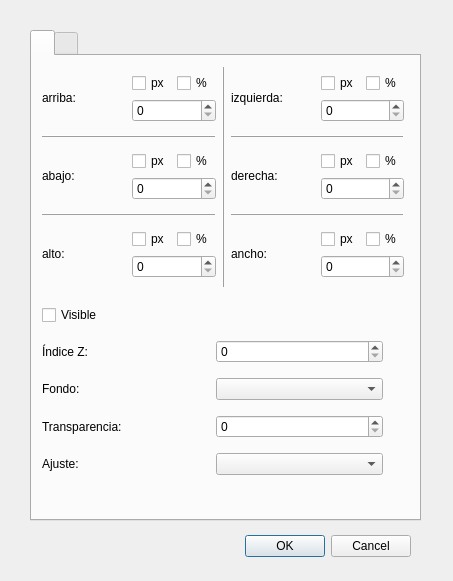
<?xml version="1.0" encoding="UTF-8"?>
<ui version="4.0">
 <class>VideoDescriptorAttr</class>
 <widget class="QDialog" name="VideoDescriptorAttr">
  <property name="geometry">
   <rect>
    <x>0</x>
    <y>0</y>
    <width>453</width>
    <height>581</height>
   </rect>
  </property>
  <property name="windowTitle">
   <string>Dialog</string>
  </property>
  <widget class="QDialogButtonBox" name="buttonBox">
   <property name="geometry">
    <rect>
     <x>70</x>
     <y>530</y>
     <width>341</width>
     <height>32</height>
    </rect>
   </property>
   <property name="orientation">
    <enum>Qt::Horizontal</enum>
   </property>
   <property name="standardButtons">
    <set>QDialogButtonBox::Cancel|QDialogButtonBox::Ok</set>
   </property>
  </widget>
  <widget class="QTabWidget" name="tabWidget">
   <property name="geometry">
    <rect>
     <x>30</x>
     <y>30</y>
     <width>391</width>
     <height>491</height>
    </rect>
   </property>
   <property name="currentIndex">
    <number>0</number>
   </property>
   <widget class="QWidget" name="tabWidgetPage1" native="true">
    <attribute name="title">
     <string/>
    </attribute>
    <widget class="QWidget" name="horizontalLayoutWidget_4">
     <property name="geometry">
      <rect>
       <x>10</x>
       <y>10</y>
       <width>362</width>
       <height>222</height>
      </rect>
     </property>
     <layout class="QHBoxLayout" name="horizontalLayout_17">
      <item>
       <layout class="QVBoxLayout" name="verticalLayout_8">
        <item>
         <layout class="QHBoxLayout" name="horizontalLayout_3">
          <item>
           <layout class="QVBoxLayout" name="topLayout">
            <item>
             <widget class="QLabel" name="label_5">
              <property name="text">
               <string>arriba:</string>
              </property>
             </widget>
            </item>
           </layout>
          </item>
          <item>
           <layout class="QVBoxLayout" name="verticalLayout_6">
            <item>
             <layout class="QHBoxLayout" name="horizontalLayout_7">
              <item>
               <widget class="QCheckBox" name="pxTop">
                <property name="text">
                 <string>px</string>
                </property>
               </widget>
              </item>
              <item>
               <widget class="QCheckBox" name="percentTop">
                <property name="text">
                 <string>%</string>
                </property>
               </widget>
              </item>
             </layout>
            </item>
            <item>
             <widget class="QSpinBox" name="topSB"/>
            </item>
           </layout>
          </item>
         </layout>
        </item>
        <item>
         <widget class="QFrame" name="frame_2">
          <property name="frameShape">
           <enum>QFrame::HLine</enum>
          </property>
          <property name="frameShadow">
           <enum>QFrame::Raised</enum>
          </property>
         </widget>
        </item>
        <item>
         <layout class="QHBoxLayout" name="horizontalLayout_4">
          <item>
           <layout class="QVBoxLayout" name="verticalLayout_10">
            <item>
             <widget class="QLabel" name="label_6">
              <property name="text">
               <string>abajo:</string>
              </property>
             </widget>
            </item>
           </layout>
          </item>
          <item>
           <layout class="QVBoxLayout" name="verticalLayout_7">
            <item>
             <layout class="QHBoxLayout" name="horizontalLayout_10">
              <item>
               <widget class="QCheckBox" name="pxBottom">
                <property name="text">
                 <string>px</string>
                </property>
               </widget>
              </item>
              <item>
               <widget class="QCheckBox" name="percentBottom">
                <property name="text">
                 <string>%</string>
                </property>
               </widget>
              </item>
             </layout>
            </item>
            <item>
             <widget class="QSpinBox" name="bottomSB"/>
            </item>
           </layout>
          </item>
         </layout>
        </item>
        <item>
         <widget class="QFrame" name="frame_3">
          <property name="frameShape">
           <enum>QFrame::HLine</enum>
          </property>
          <property name="frameShadow">
           <enum>QFrame::Raised</enum>
          </property>
         </widget>
        </item>
        <item>
         <layout class="QHBoxLayout" name="horizontalLayout_6">
          <item>
           <layout class="QVBoxLayout" name="heightLayout">
            <item>
             <widget class="QLabel" name="label_11">
              <property name="text">
               <string>alto:</string>
              </property>
             </widget>
            </item>
           </layout>
          </item>
          <item>
           <layout class="QVBoxLayout" name="verticalLayout_11">
            <item>
             <layout class="QHBoxLayout" name="horizontalLayout_13">
              <item>
               <widget class="QCheckBox" name="pxHeight">
                <property name="text">
                 <string>px</string>
                </property>
               </widget>
              </item>
              <item>
               <widget class="QCheckBox" name="percentHeight">
                <property name="text">
                 <string>%</string>
                </property>
               </widget>
              </item>
             </layout>
            </item>
            <item>
             <widget class="QSpinBox" name="heightSB"/>
            </item>
           </layout>
          </item>
         </layout>
        </item>
       </layout>
      </item>
      <item>
       <widget class="QFrame" name="frame_5">
        <property name="frameShape">
         <enum>QFrame::VLine</enum>
        </property>
        <property name="frameShadow">
         <enum>QFrame::Raised</enum>
        </property>
       </widget>
      </item>
      <item>
       <layout class="QVBoxLayout" name="verticalLayout_12">
        <item>
         <layout class="QHBoxLayout" name="horizontalLayout_5">
          <item>
           <layout class="QVBoxLayout" name="leftLayout">
            <item>
             <widget class="QLabel" name="label_12">
              <property name="text">
               <string>izquierda:</string>
              </property>
             </widget>
            </item>
           </layout>
          </item>
          <item>
           <layout class="QVBoxLayout" name="verticalLayout_13">
            <item>
             <layout class="QHBoxLayout" name="horizontalLayout_8">
              <item>
               <widget class="QCheckBox" name="pxLeft">
                <property name="text">
                 <string>px</string>
                </property>
               </widget>
              </item>
              <item>
               <widget class="QCheckBox" name="percentLeft">
                <property name="text">
                 <string>%</string>
                </property>
               </widget>
              </item>
             </layout>
            </item>
            <item>
             <widget class="QSpinBox" name="leftSP"/>
            </item>
           </layout>
          </item>
         </layout>
        </item>
        <item>
         <widget class="QFrame" name="frame_4">
          <property name="frameShape">
           <enum>QFrame::HLine</enum>
          </property>
          <property name="frameShadow">
           <enum>QFrame::Raised</enum>
          </property>
         </widget>
        </item>
        <item>
         <layout class="QHBoxLayout" name="horizontalLayout_11">
          <item>
           <layout class="QVBoxLayout" name="verticalLayout_14">
            <item>
             <widget class="QLabel" name="label_13">
              <property name="text">
               <string>derecha:</string>
              </property>
             </widget>
            </item>
           </layout>
          </item>
          <item>
           <layout class="QVBoxLayout" name="verticalLayout_15">
            <item>
             <layout class="QHBoxLayout" name="horizontalLayout_12">
              <item>
               <widget class="QCheckBox" name="pxRight">
                <property name="text">
                 <string>px</string>
                </property>
               </widget>
              </item>
              <item>
               <widget class="QCheckBox" name="percentRight">
                <property name="text">
                 <string>%</string>
                </property>
               </widget>
              </item>
             </layout>
            </item>
            <item>
             <widget class="QSpinBox" name="rightSP"/>
            </item>
           </layout>
          </item>
         </layout>
        </item>
        <item>
         <widget class="QFrame" name="frame_6">
          <property name="frameShape">
           <enum>QFrame::HLine</enum>
          </property>
          <property name="frameShadow">
           <enum>QFrame::Raised</enum>
          </property>
         </widget>
        </item>
        <item>
         <layout class="QHBoxLayout" name="horizontalLayout_18">
          <item>
           <layout class="QVBoxLayout" name="widthLayout">
            <item>
             <widget class="QLabel" name="label_14">
              <property name="text">
               <string>ancho:</string>
              </property>
             </widget>
            </item>
           </layout>
          </item>
          <item>
           <layout class="QVBoxLayout" name="verticalLayout_16">
            <item>
             <layout class="QHBoxLayout" name="horizontalLayout_19">
              <item>
               <widget class="QCheckBox" name="pxWidth">
                <property name="text">
                 <string>px</string>
                </property>
               </widget>
              </item>
              <item>
               <widget class="QCheckBox" name="percentWidth">
                <property name="text">
                 <string>%</string>
                </property>
               </widget>
              </item>
             </layout>
            </item>
            <item>
             <widget class="QSpinBox" name="widthSB"/>
            </item>
           </layout>
          </item>
         </layout>
        </item>
       </layout>
      </item>
     </layout>
    </widget>
    <widget class="QWidget" name="verticalLayoutWidget_2">
     <property name="geometry">
      <rect>
       <x>10</x>
       <y>240</y>
       <width>341</width>
       <height>190</height>
      </rect>
     </property>
     <layout class="QVBoxLayout" name="verticalLayout_9">
      <item>
       <widget class="QCheckBox" name="visibleCB">
        <property name="text">
         <string>Visible</string>
        </property>
       </widget>
      </item>
      <item>
       <layout class="QHBoxLayout" name="horizontalLayout_14">
        <item>
         <widget class="QLabel" name="label_7">
          <property name="text">
           <string>Índice Z:</string>
          </property>
         </widget>
        </item>
        <item>
         <widget class="QSpinBox" name="zIndexSB"/>
        </item>
       </layout>
      </item>
      <item>
       <layout class="QHBoxLayout" name="horizontalLayout_9">
        <item>
         <widget class="QLabel" name="label_8">
          <property name="text">
           <string>Fondo:</string>
          </property>
         </widget>
        </item>
        <item>
         <widget class="QComboBox" name="backgroundCB"/>
        </item>
       </layout>
      </item>
      <item>
       <layout class="QHBoxLayout" name="horizontalLayout_15">
        <item>
         <widget class="QLabel" name="label_9">
          <property name="text">
           <string>Transparencia:</string>
          </property>
         </widget>
        </item>
        <item>
         <widget class="QSpinBox" name="transparencySB"/>
        </item>
       </layout>
      </item>
      <item>
       <layout class="QHBoxLayout" name="horizontalLayout_16">
        <item>
         <widget class="QLabel" name="label_10">
          <property name="text">
           <string>Ajuste:</string>
          </property>
         </widget>
        </item>
        <item>
         <widget class="QComboBox" name="fitCB"/>
        </item>
       </layout>
      </item>
     </layout>
    </widget>
   </widget>
   <widget class="QWidget" name="tabWidgetPage2" native="true">
    <attribute name="title">
     <string/>
    </attribute>
    <widget class="QWidget" name="verticalLayoutWidget_5">
     <property name="geometry">
      <rect>
       <x>60</x>
       <y>70</y>
       <width>271</width>
       <height>205</height>
      </rect>
     </property>
     <layout class="QVBoxLayout" name="verticalLayout_5">
      <item>
       <layout class="QVBoxLayout" name="verticalLayout_3">
        <item>
         <layout class="QHBoxLayout" name="horizontalLayout">
          <item>
           <layout class="QVBoxLayout" name="verticalLayout_2">
            <item>
             <widget class="QLabel" name="label">
              <property name="text">
               <string>Volumen:</string>
              </property>
              <property name="alignment">
               <set>Qt::AlignCenter</set>
              </property>
             </widget>
            </item>
            <item>
             <widget class="QDial" name="volumeDial"/>
            </item>
            <item>
             <widget class="QSpinBox" name="volumeSpinBox"/>
            </item>
           </layout>
          </item>
          <item>
           <layout class="QVBoxLayout" name="verticalLayout">
            <item>
             <widget class="QLabel" name="label_4">
              <property name="text">
               <string>Bajos:</string>
              </property>
              <property name="alignment">
               <set>Qt::AlignCenter</set>
              </property>
             </widget>
            </item>
            <item>
             <widget class="QDial" name="bassDial"/>
            </item>
            <item>
             <widget class="QSpinBox" name="bassSpinBox"/>
            </item>
           </layout>
          </item>
          <item>
           <layout class="QVBoxLayout" name="verticalLayout_4">
            <item>
             <widget class="QLabel" name="label_3">
              <property name="text">
               <string>Agudos:</string>
              </property>
              <property name="alignment">
               <set>Qt::AlignCenter</set>
              </property>
             </widget>
            </item>
            <item>
             <widget class="QDial" name="trebleDial"/>
            </item>
            <item>
             <widget class="QSpinBox" name="trebleSpinBox"/>
            </item>
           </layout>
          </item>
         </layout>
        </item>
       </layout>
      </item>
      <item>
       <layout class="QHBoxLayout" name="horizontalLayout_2">
        <item>
         <widget class="QLabel" name="label_2">
          <property name="text">
           <string>Balance: </string>
          </property>
          <property name="alignment">
           <set>Qt::AlignLeading|Qt::AlignLeft|Qt::AlignVCenter</set>
          </property>
         </widget>
        </item>
        <item>
         <widget class="QSlider" name="balanceSlider">
          <property name="orientation">
           <enum>Qt::Horizontal</enum>
          </property>
         </widget>
        </item>
        <item>
         <widget class="QSpinBox" name="balanceSpinBox"/>
        </item>
       </layout>
      </item>
     </layout>
    </widget>
   </widget>
  </widget>
 </widget>
 <resources/>
 <connections>
  <connection>
   <sender>buttonBox</sender>
   <signal>accepted()</signal>
   <receiver>VideoDescriptorAttr</receiver>
   <slot>accept()</slot>
   <hints>
    <hint type="sourcelabel">
     <x>248</x>
     <y>254</y>
    </hint>
    <hint type="destinationlabel">
     <x>157</x>
     <y>274</y>
    </hint>
   </hints>
  </connection>
  <connection>
   <sender>buttonBox</sender>
   <signal>rejected()</signal>
   <receiver>VideoDescriptorAttr</receiver>
   <slot>reject()</slot>
   <hints>
    <hint type="sourcelabel">
     <x>316</x>
     <y>260</y>
    </hint>
    <hint type="destinationlabel">
     <x>286</x>
     <y>274</y>
    </hint>
   </hints>
  </connection>
 </connections>
</ui>
